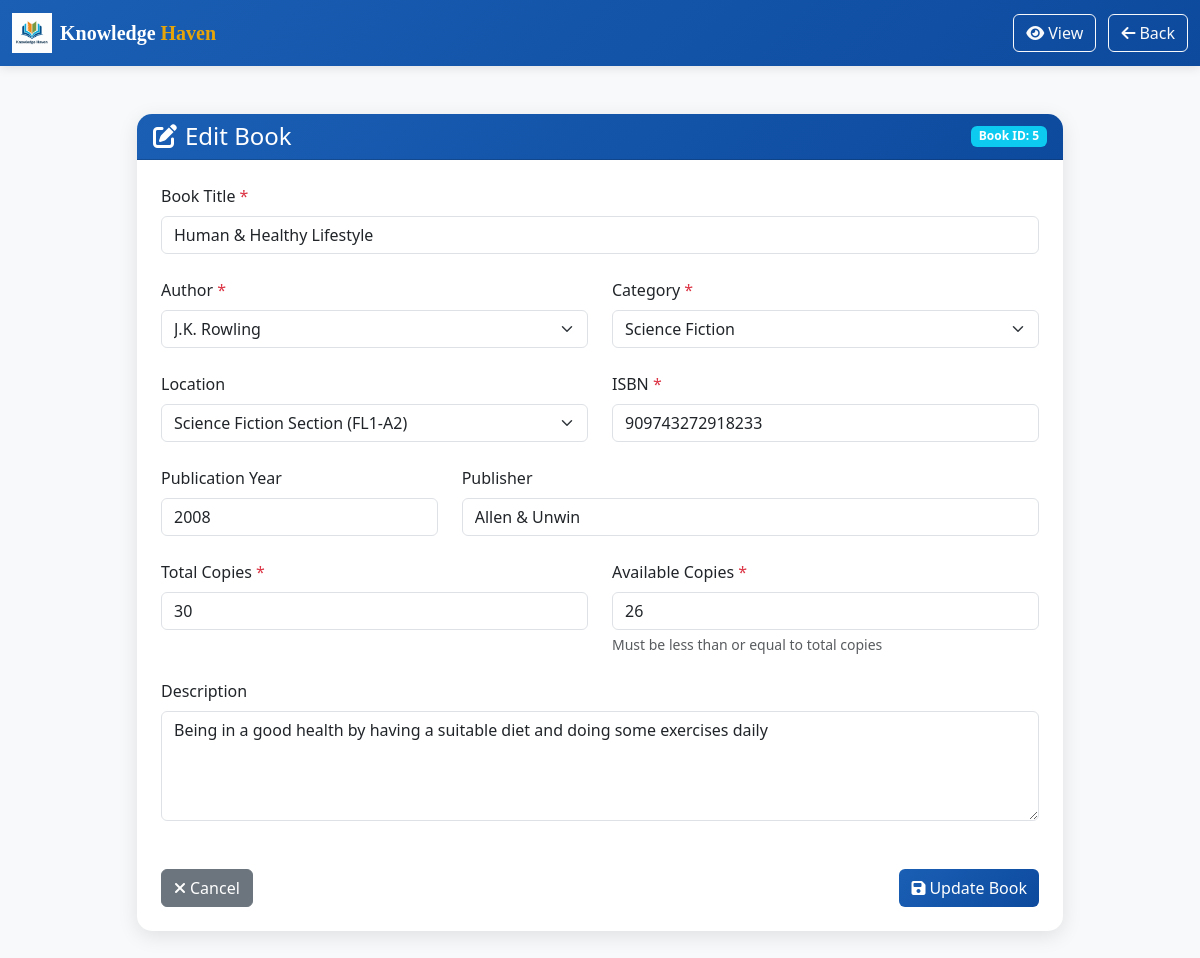
The app's page /admin/books/edit.php?id=5 (signed in) with its own data.
### tables this page shows
CREATE TABLE `books` (
  `book_id` int(11) NOT NULL,
  `title` varchar(255) NOT NULL,
  `author_id` int(11) NOT NULL,
  `category_id` int(11) NOT NULL,
  `location_id` int(11) DEFAULT NULL,
  `isbn` varchar(20) NOT NULL,
  `publication_year` year(4) DEFAULT NULL,
  `publisher` varchar(100) DEFAULT NULL,
  `total_copies` int(11) DEFAULT 1,
  `available_copies` int(11) DEFAULT 1,
  `description` text DEFAULT NULL,
  `created_at` timestamp NOT NULL DEFAULT current_timestamp(),
  `updated_at` timestamp NOT NULL DEFAULT current_timestamp() ON UPDATE current_timestamp()
);

CREATE TABLE `authors` (
  `author_id` int(11) NOT NULL,
  `name` varchar(255) NOT NULL,
  `birth_year` year(4) DEFAULT NULL,
  `death_year` year(4) DEFAULT NULL,
  `nationality` varchar(100) DEFAULT NULL,
  `created_at` timestamp NOT NULL DEFAULT current_timestamp(),
  `updated_at` timestamp NOT NULL DEFAULT current_timestamp() ON UPDATE current_timestamp()
);

CREATE TABLE `categories` (
  `category_id` int(11) NOT NULL,
  `name` varchar(100) NOT NULL,
  `created_at` timestamp NOT NULL DEFAULT current_timestamp(),
  `updated_at` timestamp NOT NULL DEFAULT current_timestamp() ON UPDATE current_timestamp()
);

CREATE TABLE `locations` (
  `location_id` int(11) NOT NULL,
  `location_code` varchar(20) NOT NULL,
  `name` varchar(100) NOT NULL,
  `floor` int(11) DEFAULT NULL CHECK (`floor` between 1 and 4),
  `shelf` varchar(20) DEFAULT NULL,
  `is_active` tinyint(1) DEFAULT 1,
  `created_at` timestamp NOT NULL DEFAULT current_timestamp(),
  `updated_at` timestamp NOT NULL DEFAULT current_timestamp() ON UPDATE current_timestamp()
);

### admin/books/edit.php (the view, shortened to what this page needs)
<?php
include "../../config.php";
$book_id = intval($_GET['id']);
$query = "SELECT * FROM books WHERE book_id = ?";
$stmt = mysqli_prepare($conn, $query);
mysqli_stmt_bind_param($stmt, "i", $book_id);
mysqli_stmt_execute($stmt);
$result = mysqli_stmt_get_result($stmt);
$book = mysqli_fetch_assoc($result);
$authors_query = "SELECT * FROM authors ORDER BY name";
$authors_result = mysqli_query($conn, $authors_query);
$categories_query = "SELECT * FROM categories ORDER BY name";
$categories_result = mysqli_query($conn, $categories_query);
$locations_query = "SELECT * FROM locations WHERE is_active = 1 ORDER BY name";
$locations_result = mysqli_query($conn, $locations_query);
?>
<!DOCTYPE html>
<html lang="en">
<head>
    <link href="https://cdn.jsdelivr.net/npm/bootstrap@5.3.0-alpha1/dist/css/bootstrap.min.css" rel="stylesheet">
    <link rel="stylesheet" href="https://cdnjs.cloudflare.com/ajax/libs/font-awesome/6.4.0/css/all.min.css">
</head>
<body>
    <nav class="navbar navbar-expand-lg navbar-dark navbar-custom">
        <div class="container-fluid">
            <a class="navbar-brand" href="../dashboard.php">
                <div class="d-flex align-items-center">
                    <img src="../../assets/images/logo-library.png" alt="Logo" width="40" height="40" class="me-2">
                    <span style="font-family: 'Playfair Display', serif; font-weight: 700;">
                        Knowledge <span style="color: #e5a50a;">Haven</span>
                    </span>
                </div>
            </a>
            <div>
                <a href="view.php?id=<?php echo $book_id; ?>" class="btn btn-outline-light me-2">
                    <i class="fas fa-eye me-1"></i>View
                </a>
                <a href="manage.php" class="btn btn-outline-light">
                    <i class="fas fa-arrow-left me-1"></i>Back
                </a>
            </div>
        </div>
    </nav>
    <div class="container py-5">
        <div class="row justify-content-center">
            <div class="col-lg-10">
                <div class="card">
                    <div class="card-header">
                        <div class="d-flex justify-content-between align-items-center">
                            <h4 class="mb-0">
                                <i class="fas fa-edit me-2"></i>Edit Book
                            </h4>
                            <span class="badge bg-info">Book ID: <?php echo $book_id; ?></span>
                        </div>
                    </div>
                    <div class="card-body p-4">
                        <form method="POST" action="">
                            <div class="row">
                                <div class="col-md-12 mb-4">
                                    <label for="title" class="form-label required">Book Title</label>
                                    <input type="text" class="form-control" id="title" name="title"
                                           value="<?php echo htmlspecialchars($book['title']); ?>" required>
                                </div>
                                <div class="col-md-6 mb-4">
                                    <label for="author_id" class="form-label required">Author</label>
                                    <select class="form-select" id="author_id" name="author_id" required>
                                        <?php while($author = mysqli_fetch_assoc($authors_result)): ?>
                                            <option value="<?php echo $author['author_id']; ?>"
                                                <?php echo $author['author_id'] == $book['author_id'] ? 'selected' : ''; ?>>
                                                <?php echo htmlspecialchars($author['name']); ?>
                                            </option>
                                        <?php endwhile; ?>
                                    </select>
                                </div>
                                <div class="col-md-6 mb-4">
                                    <label for="category_id" class="form-label required">Category</label>
                                    <select class="form-select" id="category_id" name="category_id" required>
                                        <?php while($category = mysqli_fetch_assoc($categories_result)): ?>
                                            <option value="<?php echo $category['category_id']; ?>"
                                                <?php echo $category['category_id'] == $book['category_id'] ? 'selected' : ''; ?>>
                                                <?php echo htmlspecialchars($category['name']); ?>
                                            </option>
                                        <?php endwhile; ?>
                                    </select>
                                </div>
                                <div class="col-md-6 mb-4">
                                    <label for="location_id" class="form-label">Location</label>
                                    <select class="form-select" id="location_id" name="location_id">
                                        <?php while($location = mysqli_fetch_assoc($locations_result)): ?>
                                            <option value="<?php echo $location['location_id']; ?>"
                                                <?php echo $location['location_id'] == $book['location_id'] ? 'selected' : ''; ?>>
                                                <?php echo htmlspecialchars($location['name'] . ' (' . $location['location_code'] . ')'); ?>
                                            </option>
                                        <?php endwhile; ?>
                                    </select>
                                </div>
                                <div class="col-md-6 mb-4">
                                    <label for="isbn" class="form-label required">ISBN</label>
                                    <input type="text" class="form-control" id="isbn" name="isbn"
                                           value="<?php echo htmlspecialchars($book['isbn']); ?>" required>
                                </div>
                                <div class="col-md-4 mb-4">
                                    <label for="publication_year" class="form-label">Publication Year</label>
                                    <input type="number" class="form-control" id="publication_year" name="publication_year"
                                           min="1000" max="<?php echo date('Y'); ?>"
                                           value="<?php echo $book['publication_year']; ?>">
                                </div>
                                <div class="col-md-8 mb-4">
                                    <label for="publisher" class="form-label">Publisher</label>
                                    <input type="text" class="form-control" id="publisher" name="publisher"
                                           value="<?php echo htmlspecialchars($book['publisher']); ?>">
                                </div>
                                <div class="col-md-6 mb-4">
                                    <label for="total_copies" class="form-label required">Total Copies</label>
                                    <input type="number" class="form-control" id="total_copies" name="total_copies"
                                           min="1" value="<?php echo $book['total_copies']; ?>" required>
                                </div>
                                <div class="col-md-6 mb-4">
                                    <label for="available_copies" class="form-label required">Available Copies</label>
                                    <input type="number" class="form-control" id="available_copies" name="available_copies"
                                           min="0" value="<?php echo $book['available_copies']; ?>" required>
                                    <div class="form-text">Must be less than or equal to total copies</div>
                                </div>
                                <div class="col-12 mb-4">
                                    <label for="description" class="form-label">Description</label>
                                    <textarea class="form-control" id="description" name="description"
                                              rows="4"><?php echo htmlspecialchars($book['description']); ?></textarea>
                                </div>
                            </div>
                            <div class="d-flex justify-content-between mt-4">
                                <a href="view.php?id=<?php echo $book_id; ?>" class="btn btn-secondary">
                                    <i class="fas fa-times me-1"></i>Cancel
                                </a>
                                <button type="submit" class="btn btn-primary">
                                    <i class="fas fa-save me-1"></i>Update Book
                                </button>
                            </div>
                        </form>
                    </div>
                </div>
            </div>
        </div>
    </div>
</body>
</html>

### admin/books/edit.php (style rules this page uses)
:root { --primary-color: #1a5fb4; --secondary-color: #26a269; }
body { background-color: #f8f9fa; }
.navbar-custom { background: linear-gradient(135deg, var(--primary-color) 0%, #0d4a9e 100%); box-shadow: 0 2px 10px rgba(0,0,0,0.1); }
.card { border: none; border-radius: 15px; box-shadow: 0 5px 20px rgba(0,0,0,0.1); }
.card-header { background: linear-gradient(135deg, var(--primary-color) 0%, #0d4a9e 100%); color: white; border-radius: 15px 15px 0 0 !important; }
.btn-primary { background: linear-gradient(135deg, var(--primary-color) 0%, #0d4a9e 100%); border: none; }
.required::after { content: " *"; color: #dc3545; }

### records on screen
books: title "Human & Healthy Lifestyle", author_id "J.K. Rowling", category_id "Science Fiction", location_id "Science Fiction Section (FL1-A2)", isbn "909743272918233", publication_year "2008", publisher "Allen & Unwin", total_copies "30", available_copies "26", description "Being in a good health by having a suitable diet and doing some exercises daily"

### other values on screen
$book_id "5"
